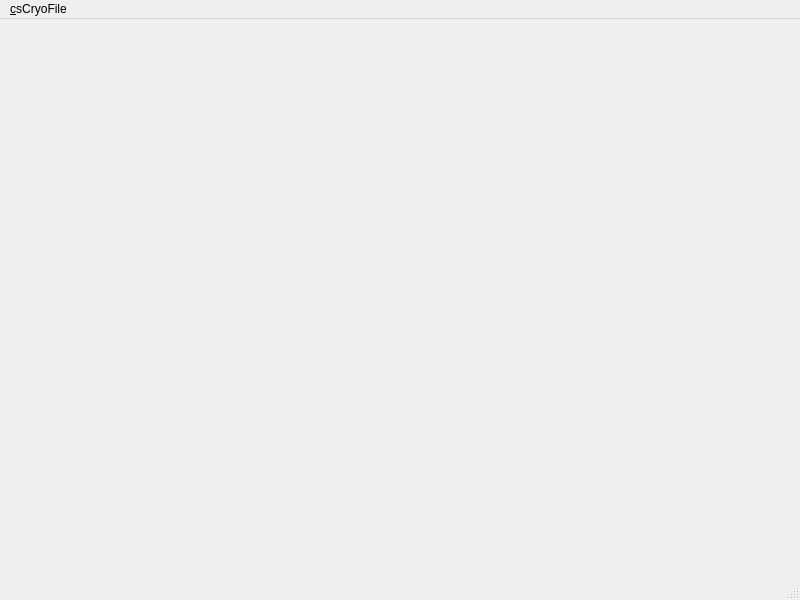
<?xml version="1.0" encoding="UTF-8"?>
<ui version="4.0">
 <class>MainWindow</class>
 <widget class="QMainWindow" name="MainWindow">
  <property name="geometry">
   <rect>
    <x>0</x>
    <y>0</y>
    <width>800</width>
    <height>600</height>
   </rect>
  </property>
  <property name="windowTitle">
   <string>MainWindow</string>
  </property>
  <widget class="QWidget" name="centralwidget"/>
  <widget class="QMenuBar" name="menubar">
   <property name="geometry">
    <rect>
     <x>0</x>
     <y>0</y>
     <width>800</width>
     <height>26</height>
    </rect>
   </property>
   <widget class="QMenu" name="menu_File">
    <property name="title">
     <string>&amp;csCryoFile</string>
    </property>
    <addaction name="actionE_xit"/>
   </widget>
   <addaction name="menu_File"/>
  </widget>
  <widget class="QStatusBar" name="statusbar"/>
  <action name="actionE_xit">
   <property name="text">
    <string>E&amp;xit</string>
   </property>
  </action>
 </widget>
 <resources/>
 <connections/>
</ui>
